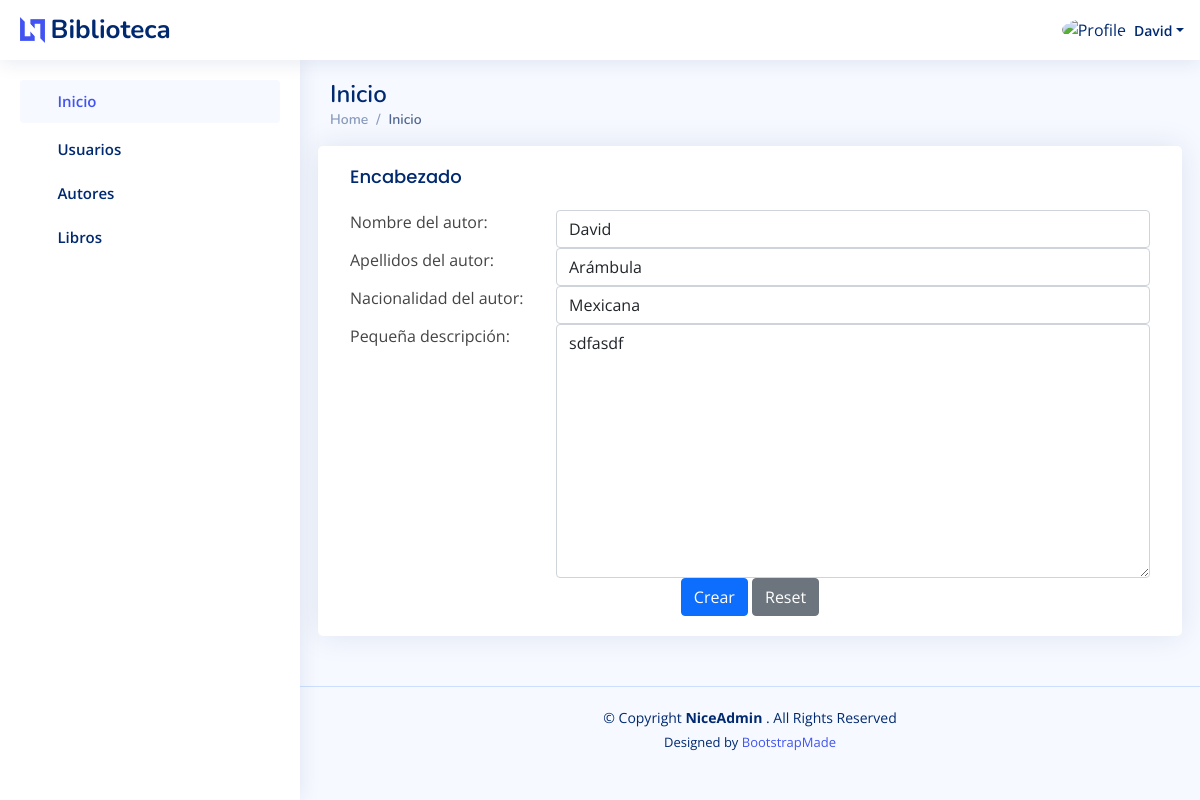
Screenshot of /libro/editar_autor/1 (signed in) with the database file from the repository.
### apps/usuario/models.py (models this page shows, shortened)
class Usuario(AbstractBaseUser):
    username = models.CharField(
        _("Nombre de usuario"), max_length=100, unique=True)
    email = models.EmailField(_("Correo Electrónico"),
                              max_length=254, unique=True)
    nombres = models.CharField(
        _("Nombres"), max_length=200, blank=True, null=True)
    apellidos = models.CharField(
        _("Apellidos"), max_length=200, blank=True, null=True)
    imagen = models.ImageField(
        _("Imagen de perfil"), upload_to='perfil/', max_length=200, blank=True, null=True)
    usuario_activo = models.BooleanField(
        _("Usuario Activo/Inactivo"), default=True)
    usuario_administrador = models.BooleanField(
        _("Admin Activo/Inactivo"), default=False)
    objects = UsuarioManager()
    USERNAME_FIELD = 'username'
    REQUIRED_FIELDS = ['email', 'nombres', 'apellidos']
    @property
    def is_staff(self):
        return self.usuario_administrador

### apps/libro/models.py (models this page shows, shortened)
class Autor(models.Model):
    id = models.AutoField(_("id"), primary_key=True)
    nombre = models.CharField(
        _("Nombre"), max_length=200, blank=False, null=False)
    apellidos = models.CharField(
        _("Apellidos"), max_length=200, blank=False, null=False)
    nacionalidad = models.CharField(
        _("Nacionalidad"), max_length=100, blank=False, null=False)
    descripcion = models.TextField(_("Descripcion"), blank=False, null=False)
    estado = models.BooleanField(_("Estado"), default=True)
    fecha_creacion = models.DateField(
        _("Fecha de creación"), auto_now=True, auto_now_add=False)
    class Meta:
        verbose_name = _("Autor")
        verbose_name_plural = _("Autores")
        ordering = ["nombre"]

### apps/libro/views.py (the view)
# urls.py: path('editar_autor/<int:pk>', AutorUpdateView.as_view(), name='editar_autor'),
class AutorUpdateView(LoginRequiredMixin, UpdateView):
    model = Autor
    template_name = "libro/autor/crear_autor.html"
    form_class = AutorForm
    success_url = reverse_lazy('libro:listar_autor')

### templates/libro/autor/crear_autor.html (shortened to what this page needs)
{% extends 'index.html' %}
{% load static %}
{% block body %}
    <div class="card">
        <div class="card-body">
            <h5 class="card-title">Encabezado</h5>
            <form method="POST" action="#" enctype="multipart/form-data" class="form-horizontal">
                {% if error %}
                    <h2>
                        {{ error }}
                    </h2>
                {% else %}
                    <div class="row form-group">
                        <div class="col col-md-3"> {{ form.nombre.label }} </div>
                        <div class="col-12 col-md-9"> {{ form.nombre }} </div>
                    </div>
                    <div class="row form-group">
                        <div class="col col-md-3"> {{ form.apellidos.label }} </div>
                        <div class="col-12 col-md-9"> {{ form.apellidos }} </div>
                    </div>
                    <div class="row form-group">
                        <div class="col col-md-3"> {{ form.nacionalidad.label }} </div>
                        <div class="col-12 col-md-9"> {{ form.nacionalidad }} </div>
                    </div>
                    <div class="row form-group">
                        <div class="col col-md-3"> {{ form.descripcion.label }} </div>
                        <div class="col-12 col-md-9"> {{ form.descripcion }} </div>
                    </div>
                    <div class="row">
                        <div class="text-center">
                            <button type="submit" class="btn btn-primary">Crear</button>
                            <button type="reset" class="btn btn-secondary">Reset</button>
                        </div>
                    </div>
                {% endif %}
            </form>
        </div>
    </div>
{% endblock body %}

### templates/index.html (shortened to what this page needs)
<!DOCTYPE html>
{% load static %}
<html lang="es">
    <head>
        <link href="{% static 'biblioteca/assets/vendor/bootstrap/css/bootstrap.min.css' %}" rel="stylesheet">
        <link href="{% static 'biblioteca/assets/vendor/bootstrap-icons/bootstrap-icons.css' %}" rel="stylesheet">
        <link href="{% static 'biblioteca/assets/vendor/boxicons/css/boxicons.min.css' %}" rel="stylesheet">
        <link href="{% static 'biblioteca/assets/vendor/quill/quill.snow.css' %}" rel="stylesheet">
        <link href="{% static 'biblioteca/assets/vendor/quill/quill.bubble.css' %}" rel="stylesheet">
        <link href="{% static 'biblioteca/assets/vendor/remixicon/remixicon.css' %}" rel="stylesheet">
        <link
        href="{% static 'biblioteca/assets/vendor/simple-datatables/style.css' %}" rel="stylesheet">
        <link
        rel="stylesheet" href="{% static 'lib/fontawesome-6/css/all.min.css' %}">
        <link
        href="{% static 'biblioteca/assets/css/style.css' %}" rel="stylesheet">
    </head>
    <body>
        <header id="header" class="header fixed-top d-flex align-items-center">
            <div class="d-flex align-items-center justify-content-between">
                <a href="{% url 'index' %}" class="logo d-flex align-items-center">
                    <img src="{% static 'biblioteca/assets/img/logo.png' %}" alt="">
                    <span class="d-none d-lg-block">Biblioteca</span>
                </a>
                <i class="bi bi-list toggle-sidebar-btn"></i>
            </div>
            <nav class="header-nav ms-auto">
                <ul class="d-flex align-items-center">
                    <li class="nav-item dropdown pe-3">
                        {% if user.is_authenticated %}
                            <a class="nav-link nav-profile d-flex align-items-center pe-0" href="#" data-bs-toggle="dropdown">
                                <img src="{% static 'biblioteca/assets/img/profile-img.jpg' %}" alt="Profile" class="rounded-circle">
                                <span class="d-none d-md-block dropdown-toggle ps-2">
                                    {{ user.username }}</span>
                            </a>
                        {% else %}
                            <a class="nav-link nav-profile d-flex align-items-center pe-0" href="{% url 'login' %}">
                                <i class="fa-solid fa-right-to-bracket"></i>
                                <span class="d-none d-md-block ps-2">
                                    Login</span>
                            </a>
                        {% endif %}
                    </li>
                </ul>
            </nav>
        </header>
        <aside id="sidebar" class="sidebar">
            <ul class="sidebar-nav" id="sidebar-nav">
                <li class="nav-item">
                    <a class="nav-link " href="index.html">
                        <i class="fa-solid fa-house-chimney"></i>
                        <span>Inicio</span>
                    </a>
                </li>
                <li class="nav-item">
                    {% if request.user.is_staff %}
                        <a class="nav-link collapsed" data-bs-target="#components-nav-usuarios" data-bs-toggle="collapse" href="#">
                            <i class="fa-solid fa-users"></i>
                            <span>Usuarios</span>
                            <i class="bi bi-chevron-down ms-auto"></i>
                        </a>
                    {% endif %}
                    <a class="nav-link collapsed" data-bs-target="#components-nav-autor" data-bs-toggle="collapse" href="#">
                        <i class="fa-solid fa-users"></i>
                        <span>Autores</span>
                        <i class="bi bi-chevron-down ms-auto"></i>
                    </a>
                    <a class="nav-link collapsed" data-bs-target="#components-nav-libros" data-bs-toggle="collapse" href="#">
                        <i class="fa-solid fa-book"></i>
                        <span>Libros</span>
                        <i class="bi bi-chevron-down ms-auto"></i>
                    </a>
                </li>
            </ul>
        </aside>
        <main id="main" class="main">
            <div class="pagetitle">
                <h1>Inicio</h1>
                <nav>
                    <ol class="breadcrumb">
                        <li class="breadcrumb-item">
                            <a href="{% url 'index' %}">Home</a>
                        </li>
                        <li class="breadcrumb-item active">Inicio</li>
                    </ol>
                </nav>
            </div>
            <section class="section dashboard">
                <div class="row">
                    {% block body %}{% endblock body %}
                </div>
            </section>
        </main>
        <footer id="footer" class="footer">
            <div class="copyright">
                &copy; Copyright
                <strong>
                    <span>NiceAdmin</span>
                </strong>. All Rights Reserved
            </div>
            <div class="credits">
                Designed by
                    <a href="https://bootstrapmade.com/"> BootstrapMade</a>
            </div>
        </footer>
    </body>
</html>

### static/biblioteca/assets/css/style.css (style rules this page uses)
:root { scroll-behavior: smooth; }
body { font-family: "Open Sans", sans-serif; background: #f6f9ff; color: #444444; }
a { color: #4154f1; text-decoration: none; }
h1, h2, h3, h4, h5, h6 { font-family: "Nunito", sans-serif; }
#main { margin-top: 60px; padding: 20px 30px; transition: all 0.3s; }
.pagetitle { margin-bottom: 10px; }
.pagetitle h1 { font-size: 24px; margin-bottom: 0; font-weight: 600; color: #012970; }
.card { margin-bottom: 30px; border: none; border-radius: 5px; box-shadow: 0px 0 30px rgba(1, 41, 112, 0.1); }
.card-title { padding: 20px 0 15px 0; font-size: 18px; font-weight: 500; color: #012970; font-family: "Poppins", sans-serif; }
.card-body { padding: 0 20px 20px 20px; }
.breadcrumb { font-size: 14px; font-family: "Nunito", sans-serif; color: #899bbd; font-weight: 600; }
.breadcrumb a { color: #899bbd; transition: 0.3s; }
.breadcrumb .breadcrumb-item::before { color: #899bbd; }
.breadcrumb .active { color: #51678f; font-weight: 600; }
.logo { line-height: 1; }
@media (min-width: 1200px) { .logo { width: 280px; } }
.logo img { max-height: 26px; margin-right: 6px; }
.logo span { font-size: 26px; font-weight: 700; color: #012970; font-family: "Nunito", sans-serif; }
.header { transition: all 0.5s; z-index: 997; height: 60px; box-shadow: 0px 2px 20px rgba(1, 41, 112, 0.1); background-color: #fff; padding-left: 20px; }
.header .toggle-sidebar-btn { font-size: 32px; padding-left: 10px; cursor: pointer; color: #012970; }
.header-nav ul { list-style: none; }
.header-nav > ul { margin: 0; padding: 0; }
.header-nav .nav-profile { color: #012970; }
.header-nav .nav-profile img { max-height: 36px; }
.header-nav .nav-profile span { font-size: 14px; font-weight: 600; }
.sidebar { position: fixed; top: 60px; left: 0; bottom: 0; width: 300px; z-index: 996; transition: all 0.3s; padding: 20px; overflow-y: auto; scrollbar-width: thin; scrollbar-color: #aab7cf transparent; box-shadow: 0px 0px 20px rgba(1, 41, 112, 0.1); background-color: #fff; }
@media (min-width: 1200px) { #main, #footer { margin-left: 300px; } }
.sidebar-nav { padding: 0; margin: 0; list-style: none; }
.sidebar-nav li { padding: 0; margin: 0; list-style: none; }
.sidebar-nav .nav-item { margin-bottom: 5px; }
.sidebar-nav .nav-link { display: flex; align-items: center; font-size: 15px; font-weight: 600; color: #4154f1; transition: 0.3; background: #f6f9ff; padding: 10px 15px; border-radius: 4px; }
.sidebar-nav .nav-link i { font-size: 16px; margin-right: 10px; color: #4154f1; }
.sidebar-nav .nav-link.collapsed { color: #012970; background: #fff; }
.sidebar-nav .nav-link.collapsed i { color: #899bbd; }
.sidebar-nav .nav-link .bi-chevron-down { margin-right: 0; transition: transform 0.2s ease-in-out; }
.footer { padding: 20px 0; font-size: 14px; transition: all 0.3s; border-top: 1px solid #cddfff; }
.footer .copyright { text-align: center; color: #012970; }
.footer .credits { padding-top: 5px; text-align: center; font-size: 13px; color: #012970; }

### rows the page displays
Usuario: username "David"
Autor: nombre "David", apellidos "Arámbula", nacionalidad "Mexicana", descripcion "sdfasdf"
